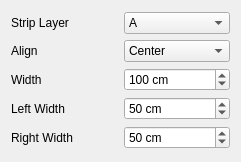
<?xml version="1.0" encoding="UTF-8"?>
<ui version="4.0">
 <class>Dialog</class>
 <widget class="QDialog" name="Dialog">
  <property name="geometry">
   <rect>
    <x>0</x>
    <y>0</y>
    <width>241</width>
    <height>162</height>
   </rect>
  </property>
  <property name="windowTitle">
   <string>Create Base of Foundation</string>
  </property>
  <layout class="QVBoxLayout" name="verticalLayout">
   <item>
    <layout class="QGridLayout" name="gridLayout_3">
     <item row="3" column="1">
      <widget class="QSpinBox" name="width_spinbox">
       <property name="suffix">
        <string> cm</string>
       </property>
       <property name="minimum">
        <number>1</number>
       </property>
       <property name="maximum">
        <number>1000</number>
       </property>
       <property name="singleStep">
        <number>5</number>
       </property>
       <property name="value">
        <number>100</number>
       </property>
      </widget>
     </item>
     <item row="5" column="1">
      <widget class="QSpinBox" name="right_width_spinbox">
       <property name="suffix">
        <string> cm</string>
       </property>
       <property name="minimum">
        <number>0</number>
       </property>
       <property name="maximum">
        <number>1000</number>
       </property>
       <property name="singleStep">
        <number>5</number>
       </property>
       <property name="value">
        <number>50</number>
       </property>
      </widget>
     </item>
     <item row="3" column="0">
      <widget class="QLabel" name="label_2">
       <property name="text">
        <string>Width</string>
       </property>
      </widget>
     </item>
     <item row="4" column="0">
      <widget class="QLabel" name="label_4">
       <property name="text">
        <string>Left Width</string>
       </property>
      </widget>
     </item>
     <item row="4" column="1">
      <widget class="QSpinBox" name="left_width_spinbox">
       <property name="suffix">
        <string> cm</string>
       </property>
       <property name="minimum">
        <number>0</number>
       </property>
       <property name="maximum">
        <number>1000</number>
       </property>
       <property name="singleStep">
        <number>5</number>
       </property>
       <property name="value">
        <number>50</number>
       </property>
      </widget>
     </item>
     <item row="0" column="0">
      <widget class="QLabel" name="label">
       <property name="text">
        <string>Strip Layer</string>
       </property>
      </widget>
     </item>
     <item row="5" column="0">
      <widget class="QLabel" name="label_6">
       <property name="text">
        <string>Right Width</string>
       </property>
      </widget>
     </item>
     <item row="0" column="1">
      <widget class="QComboBox" name="strip_layer">
       <item>
        <property name="text">
         <string>A</string>
        </property>
       </item>
       <item>
        <property name="text">
         <string>B</string>
        </property>
       </item>
       <item>
        <property name="text">
         <string>other</string>
        </property>
       </item>
      </widget>
     </item>
     <item row="1" column="1">
      <widget class="QComboBox" name="align">
       <item>
        <property name="text">
         <string>Center</string>
        </property>
       </item>
       <item>
        <property name="text">
         <string>Left</string>
        </property>
       </item>
       <item>
        <property name="text">
         <string>Right</string>
        </property>
       </item>
      </widget>
     </item>
     <item row="1" column="0">
      <widget class="QLabel" name="label_3">
       <property name="text">
        <string>Align</string>
       </property>
      </widget>
     </item>
    </layout>
   </item>
  </layout>
 </widget>
 <tabstops>
  <tabstop>strip_layer</tabstop>
  <tabstop>align</tabstop>
  <tabstop>width_spinbox</tabstop>
  <tabstop>left_width_spinbox</tabstop>
  <tabstop>right_width_spinbox</tabstop>
 </tabstops>
 <resources/>
 <connections/>
</ui>
